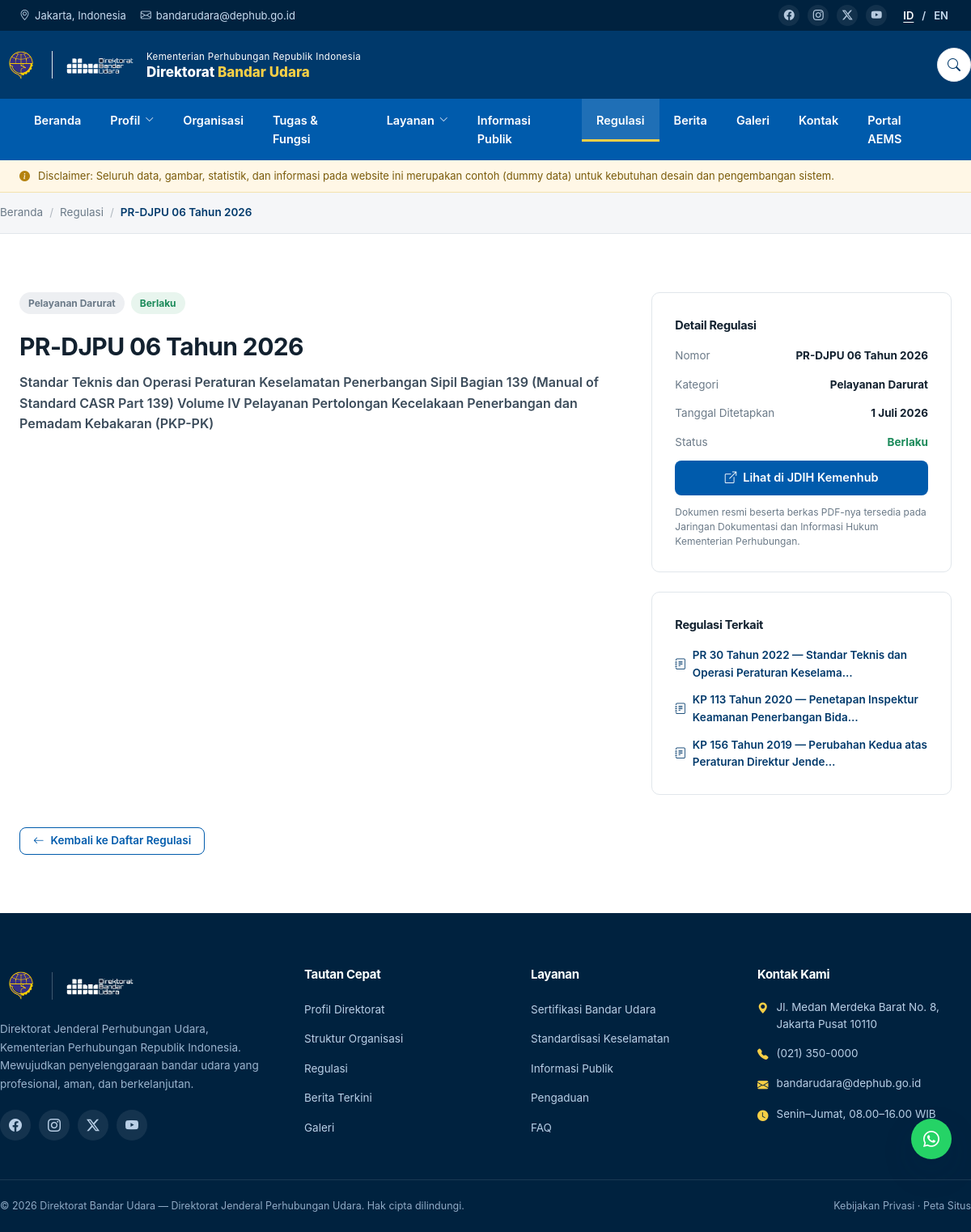
The app's page /frontend/pages/regulasi-detail.php with its own data.
### tables this page shows
CREATE TABLE `menu_items` (
  `id` INT UNSIGNED AUTO_INCREMENT PRIMARY KEY,
  `location` ENUM('navbar','footer_quick','footer_service','social') NOT NULL DEFAULT 'navbar',
  `parent_id` INT UNSIGNED NULL,
  `label` VARCHAR(120) NOT NULL,
  `url` VARCHAR(255) NOT NULL DEFAULT '#',
  `icon` VARCHAR(80) NULL,
  `match_pages` VARCHAR(255) NULL,
  `is_external` TINYINT(1) NOT NULL DEFAULT 0,
  `sort` INT NOT NULL DEFAULT 0,
  `is_active` TINYINT(1) NOT NULL DEFAULT 1,
  KEY `idx_menu_loc` (`location`,`parent_id`,`sort`)
);

CREATE TABLE `regulations` (
  `id` INT UNSIGNED AUTO_INCREMENT PRIMARY KEY,
  `slug` VARCHAR(180) NOT NULL UNIQUE,
  `number` VARCHAR(120) NOT NULL,
  `title` VARCHAR(255) NOT NULL,
  `year` SMALLINT NOT NULL,
  `category` VARCHAR(40) NOT NULL DEFAULT 'umum',
  `status` ENUM('berlaku','dicabut') NOT NULL DEFAULT 'berlaku',
  `about` TEXT NULL,
  `date_set` DATE NULL,
  `date_published` DATE NULL,
  `file` VARCHAR(255) NULL,
  `source_url` VARCHAR(500) NULL,
  `sort` INT NOT NULL DEFAULT 0,
  `is_active` TINYINT(1) NOT NULL DEFAULT 1,
  KEY `idx_reg` (`year`,`category`,`status`)
);

CREATE TABLE `regulation_categories` (
  `id` INT UNSIGNED AUTO_INCREMENT PRIMARY KEY,
  `slug` VARCHAR(40) NOT NULL UNIQUE,
  `label` VARCHAR(120) NOT NULL,
  `sort` INT NOT NULL DEFAULT 0,
  `is_active` TINYINT(1) NOT NULL DEFAULT 1
);

### frontend/pages/regulasi-detail.php (the view, shortened to what the rows shown need)
<?php
require_once dirname(__DIR__) . '/bootstrap.php';
$slug = trim($_GET['slug'] ?? '');
$reg  = $slug !== ''
    ? db_one('SELECT * FROM regulations WHERE slug = ? AND is_active = 1', [$slug])
    : db_one('SELECT * FROM regulations WHERE is_active = 1 ORDER BY year DESC, sort LIMIT 1');
page_start('regulasi', [
    'title'       => $reg['number'] . ' — Regulasi — ' . setting('site_name'),
    'description' => excerpt($reg['about'], 200),
    'breadcrumbs' => [['label' => 'Regulasi', 'url' => 'pages/regulasi.php'], ['label' => $reg['number']]],
]);
$catLabel = db_value('SELECT label FROM regulation_categories WHERE slug = ?', [$reg['category']], $reg['category']);
partial('header');
?>
<section class="section">
  <div class="container">
    <div class="grid" style="grid-template-columns:2fr 1fr; align-items:start; gap:40px;">
      <div>
        <div class="flex gap-8" style="margin-bottom:16px;">
          <span class="badge badge-gray"><?= e($catLabel) ?></span>
          <span class="badge <?= $reg['status'] === 'berlaku' ? 'badge-success' : 'badge-gray' ?>"><?= $reg['status'] === 'berlaku' ? 'Berlaku' : 'Dicabut' ?></span>
        </div>
        <h1 style="font-size:clamp(22px,2.8vw,30px); margin-bottom:8px;"><?= e($reg['number']) ?></h1>
        <p style="font-size:16px; color:var(--text-700); font-weight:600; margin-bottom:26px;"><?= e($reg['title']) ?></p>
      </div>
      <div>
        <div class="card card-pad" style="margin-bottom:24px;">
          <div style="display:flex; flex-direction:column; gap:14px; font-size:13.5px;">
            <div class="flex" style="justify-content:space-between;"><span style="color:var(--text-500);">Nomor</span><b><?= e($reg['number']) ?></b></div>
            <div class="flex" style="justify-content:space-between;"><span style="color:var(--text-500);">Kategori</span><b><?= e($catLabel) ?></b></div>
            <?php if ($reg['date_set']): ?>
            <div class="flex" style="justify-content:space-between;"><span style="color:var(--text-500);">Tanggal Ditetapkan</span><b><?= e(tanggal_id($reg['date_set'])) ?></b></div>
            <?php endif; ?>
          </div>
        </div>
      </div>
    </div>
  </div>
</section>
<?php partial('footer'); ?>

### frontend/partials/header.php (shortened to what the rows shown need)
<?php
$ctx  = page_ctx();
$navs = menu_items('navbar');
$currentFile = $ctx['file'];
?>
<!DOCTYPE html>
<html lang="id">
<head>
<link rel="stylesheet" href="https://cdnjs.cloudflare.com/ajax/libs/bootstrap-icons/1.11.3/font/bootstrap-icons.min.css">
<link rel="stylesheet" href="<?= e(url('css/style.css')) ?>">
</head>
<body>
<div class="sticky-stack">
  <nav class="navbar">
    <div class="container">
      <ul class="navlist">
        <?php foreach ($navs as $item):
            $match  = split_list($item['match_pages'], ' ');
            $active = $match && in_array($currentFile, $match, true);
        ?>
        <li<?= $active ? ' class="active"' : '' ?>>
          <a href="<?= e($item['is_external'] ? $item['url'] : url($item['url'])) ?>"<?= $item['is_external'] ? ' target="_blank" rel="noopener"' : '' ?>>
            <?= e($item['label']) ?><?= $item['children'] ? ' <i class="bi bi-chevron-down" style="font-size:11px"></i>' : '' ?>
          </a>
        </li>
        <?php endforeach; ?>
      </ul>
    </div>
  </nav>
</div>
<?php if (!empty($ctx['breadcrumbs'])): ?>
<div class="breadcrumb-bar">
  <div class="container breadcrumb">
    <a href="<?= e(url('index.php')) ?>">Beranda</a>
    <?php foreach ($ctx['breadcrumbs'] as $i => $crumb):
        $last = $i === count($ctx['breadcrumbs']) - 1; ?>
      <span class="sep">/</span>
      <?php if (!$last && !empty($crumb['url'])): ?>
        <a href="<?= e(url($crumb['url'])) ?>"><?= e($crumb['label']) ?></a>
      <?php else: ?>
        <span class="current"><?= e($crumb['label']) ?></span>
      <?php endif; ?>
    <?php endforeach; ?>
  </div>
</div>
<?php endif; ?>

### frontend/partials/footer.php (shortened to what the rows shown need)
<?php
$quick    = menu_items('footer_quick');
$svcLinks = menu_items('footer_service');
?>
<footer class="footer">
  <div class="container footer-top">
    <div>
      <ul class="footer-links">
        <?php foreach ($quick as $item): ?>
        <li><a href="<?= e($item['is_external'] ? $item['url'] : url($item['url'])) ?>"><?= e($item['label']) ?></a></li>
        <?php endforeach; ?>
      </ul>
    </div>
    <div>
      <ul class="footer-links">
        <?php foreach ($svcLinks as $item): ?>
        <li><a href="<?= e($item['is_external'] ? $item['url'] : url($item['url'])) ?>"><?= e($item['label']) ?></a></li>
        <?php endforeach; ?>
      </ul>
    </div>
  </div>
</footer>
</body>
</html>

### records on screen
menu_items: label "Beranda"
menu_items: label "Profil"
menu_items: label "Organisasi"
menu_items: label "Tugas & Fungsi"
menu_items: label "Layanan"
menu_items: label "Informasi Publik"
menu_items: label "Regulasi"
menu_items: label "Berita"
menu_items: label "Galeri"
menu_items: label "Kontak"
menu_items: label "Portal AEMS"
regulations: category.label "Pelayanan Darurat", number "PR-DJPU 06 Tahun 2026", title "Standar Teknis dan Operasi Peraturan Keselamatan Penerbangan Sipil Bagian 139 (Manual of Standard CASR Part 139) Volume IV Pelayanan Pertolongan Kecelakaan Penerbangan dan Pemadam Kebakaran (PKP-PK)", date_set "1 Juli 2026"
menu_items: label "Profil Direktorat"
menu_items: label "Struktur Organisasi"
menu_items: label "Regulasi"
menu_items: label "Berita Terkini"
menu_items: label "Galeri"
menu_items: label "Sertifikasi Bandar Udara"
menu_items: label "Standardisasi Keselamatan"
menu_items: label "Informasi Publik"
menu_items: label "Pengaduan"
menu_items: label "FAQ"

### other values on screen
setting('contact_city') "Jakarta, Indonesia"
setting('contact_email') "bandarudara@dephub.go.id"
setting('brand_kop') "Kementerian Perhubungan Republik Indonesia"
setting('brand_name') "Direktorat"
setting('brand_name_accent') "Bandar Udara"
setting('disclaimer_text') "Disclaimer: Seluruh data, gambar, statistik, dan informasi pada website ini merupakan contoh (dummy data) untuk kebutuhan desain dan pengembangan sistem."
$crumb['label'] "PR-DJPU 06 Tahun 2026"
$rel['number'] "PR 30 Tahun 2022"
excerpt($rel['title'], 45) "Standar Teknis dan Operasi Peraturan Keselama…"
$rel['number'] "KP 113 Tahun 2020"
excerpt($rel['title'], 45) "Penetapan Inspektur Keamanan Penerbangan Bida…"
$rel['number'] "KP 156 Tahun 2019"
excerpt($rel['title'], 45) "Perubahan Kedua atas Peraturan Direktur Jende…"
setting('footer_description') "Direktorat Jenderal Perhubungan Udara, Kementerian Perhubungan Republik Indonesia. Mewujudkan penyelenggaraan bandar udara yang profesional, aman, dan berkelanjutan."
setting('contact_address') "Jl. Medan Merdeka Barat No. 8, Jakarta Pusat 10110"
